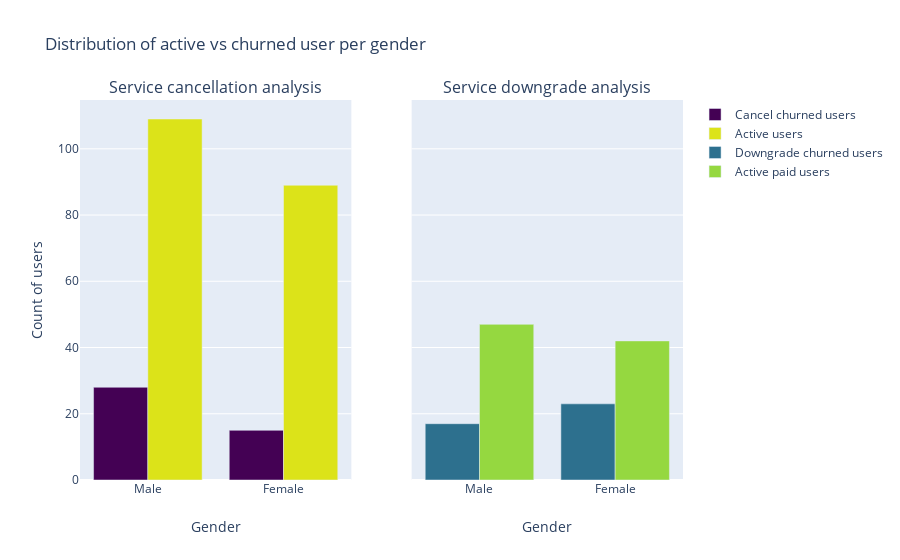

Notebook source saved alongside this figure:
### Code cell
fig = make_subplots(rows=1, cols=2, shared_yaxes=True,
                   subplot_titles=("Service cancellation analysis", "Service downgrade analysis"))

fig.append_trace(go.Bar(
    x=['Male', 'Female'],
    y=[len(gender_churn_service[gender_churn_service['gender']=='M']), len(gender_churn_service[gender_churn_service['gender']=='F'])],
    name='Cancel churned users',
    marker=dict(
        color='rgb(68, 1, 84)'
    )
),1,1)
fig.append_trace(go.Bar(
    x=['Male', 'Female'],
    y=[len(gender_no_churn[gender_no_churn['gender']=='M']),
       len(gender_no_churn[gender_no_churn['gender']=='F'])],
    name='Active users',
    marker=dict(
        color='rgb(220, 227, 25)'
    )
),1,1)
fig.append_trace(go.Bar(
    x=['Male', 'Female'],
    y=[len(gender_churn_paid[gender_churn_paid['gender']=='M']), len(gender_churn_paid[gender_churn_paid['gender']=='F'])],
    name='Downgrade churned users',
    marker=dict(
        color='rgb(45, 112, 142)'
    ),
),1,2)
fig.append_trace(go.Bar(
    x=['Male', 'Female'],
    y=[len(gender_no_churn[(gender_no_churn['gender']=='M')&(gender_no_churn['level']=='paid')]),
       len(gender_no_churn[(gender_no_churn['gender']=='F')&(gender_no_churn['level']=='paid')])],
    name='Active paid users',
    marker=dict(
        color='rgb(149, 216, 64)'
    ),
),1,2)
fig.layout.update(go.Layout(
    title_text="Distribution of active vs churned user per gender",
    yaxis = {'title':"Count of users"}, 
    barmode='group'
))
fig.update_xaxes(title_text="Gender", row=1, col=1)
fig.update_xaxes(title_text="Gender", row=1, col=2)

fig.show()

### Figure 1 — Plotly figure (JSON) as saved in the notebook; plotly's stock layout.template omitted (floating-point values rounded to 4 significant figures)
{"data": [{"marker": {"color": "rgb(68, 1, 84)"}, "name": "Cancel churned users", "type": "bar", "x": ["Male", "Female"], "xaxis": "x", "y": [28, 15], "yaxis": "y"}, {"marker": {"color": "rgb(220, 227, 25)"}, "name": "Active users", "type": "bar", "x": ["Male", "Female"], "xaxis": "x", "y": [109, 89], "yaxis": "y"}, {"marker": {"color": "rgb(45, 112, 142)"}, "name": "Downgrade churned users", "type": "bar", "x": ["Male", "Female"], "xaxis": "x2", "y": [17, 23], "yaxis": "y2"}, {"marker": {"color": "rgb(149, 216, 64)"}, "name": "Active paid users", "type": "bar", "x": ["Male", "Female"], "xaxis": "x2", "y": [47, 42], "yaxis": "y2"}], "layout": {"annotations": [{"font": {"size": 16}, "showarrow": false, "text": "Service cancellation analysis", "x": 0.225, "xanchor": "center", "xref": "paper", "y": 1, "yanchor": "bottom", "yref": "paper"}, {"font": {"size": 16}, "showarrow": false, "text": "Service downgrade analysis", "x": 0.775, "xanchor": "center", "xref": "paper", "y": 1, "yanchor": "bottom", "yref": "paper"}], "barmode": "group", "title": {"text": "Distribution of active vs churned user per gender"}, "xaxis": {"anchor": "y", "domain": [0, 0.45], "title": {"text": "Gender"}}, "xaxis2": {"anchor": "y2", "domain": [0.55, 1], "title": {"text": "Gender"}}, "yaxis": {"anchor": "x", "domain": [0, 1], "title": {"text": "Count of users"}}, "yaxis2": {"anchor": "x2", "domain": [0, 1], "matches": "y", "showticklabels": false}}}
